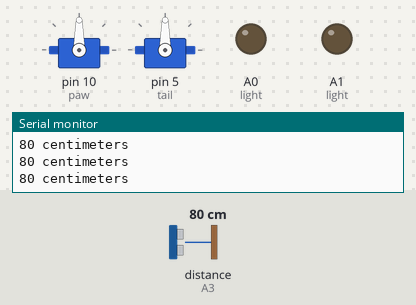
This sketch was run on a simulated Arduino Uno, built with avr-gcc and run on an emulated ATmega328P. On the bench: 2 × servo, output pins drawn as LEDs (lit = HIGH), the last lines printed to the serial monitor. Wiring (inferred from the names in the program): ultrasonic range finder: trigger A2; echo A3. The inputs (shaded band) are chosen by the test bench; at power-on: distance to the obstacle (sensor on A3) 80 cm. The echo pulse lasts 58.3 µs per cm; random numbers use the default seed unless the sketch sets one; pins used as bus, display or sensor lines are not drawn.

Above: at 1.2 s.
1.3 s: distance to the obstacle (sensor on A3) set to 34 cm
4.3 s: distance to the obstacle (sensor on A3) set to 29 cm
At 4.9 s:
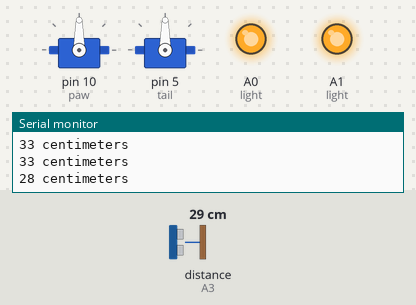
At 6.1 s:
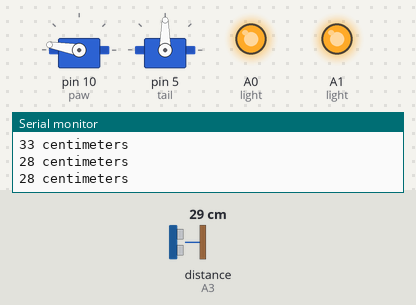
7.3 s: distance to the obstacle (sensor on A3) set to 35 cm
At 8.4 s:
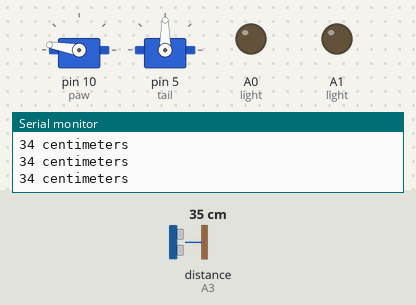
Timing chart, 0 to 10.3 s (numbered marks = the images above; inputs shaded):
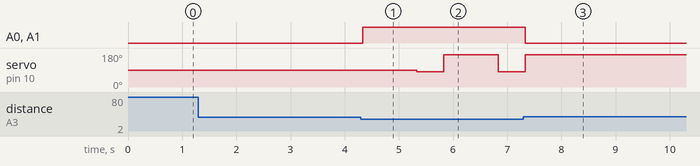

Measured:
- the behaviour switches between 31 and 30 cm on distance to the obstacle (sensor on A3) (found by bisection; images 0 and 1)
- after the input at 4.3 s, A0 (light), A1 (light): LOW → HIGH at once; servo on pin 10 (paw): 90° → 80° after 1.0 s, → 170° 0.50 s later, → 80° 1.0 s later
- after the input at 7.3 s, A0 (light), A1 (light): HIGH → LOW at once

The sketch:

Cat.ino
```cpp
#include <Servo.h> // Including servo library
Servo tail;// attach tail servo
Servo paw;// attach paw servo
void setup() {
pinMode(A2, OUTPUT); // trigger pin
pinMode(A3, INPUT); // echo pin
Serial.begin(9600);
pinMode(A0, OUTPUT); // light
pinMode(A1, OUTPUT); // light
  paw.attach(10);// attaching servo
  tail.attach(5); // THIS IS SCREWING IT UP!!!
}

void loop() {
  // put your main code here, to run repeatedly:
 int distance = getDistance(A2, A3, "cm"); // finding distance of ultrasonic
  Serial.print(distance); // Printing value of ultrasonic
  Serial.println(" centimeters"); // Printing centimeters after value of ultrasonic

  if (distance < 30){
   int randomnumber = random(1, 3); // Picking random number
   digitalWrite(A0, HIGH); // Turning on light
   digitalWrite(A1, HIGH); // Turning on other light
   delay(1000);
    if (randomnumber == 1){
      tail.write(80);// wags tail
      delay(500);
      tail.write(170); // wags tail
      } else if (randomnumber == 2){
        paw.write(80); // moves paw
        delay(500);
        paw.write(170); // moves paw
        }
      digitalWrite(A0, LOW);
      digitalWrite(A1, LOW);

    }
}
```

Ultrasonic_distance.ino
```cpp
int getDistance(int trig, int echo, int unit) {

  long duration;

  digitalWrite(trig, LOW);
  delayMicroseconds(2);
  digitalWrite(trig, HIGH);
  delayMicroseconds(5);
  digitalWrite(trig, LOW);

  duration = pulseIn(echo, HIGH);


  if (unit == "in") {
    return duration / 74 / 2;
  }

  else if (unit == "cm") {
    return duration / 29 / 2;
  }

  else {
    return duration;
  }


}
```
